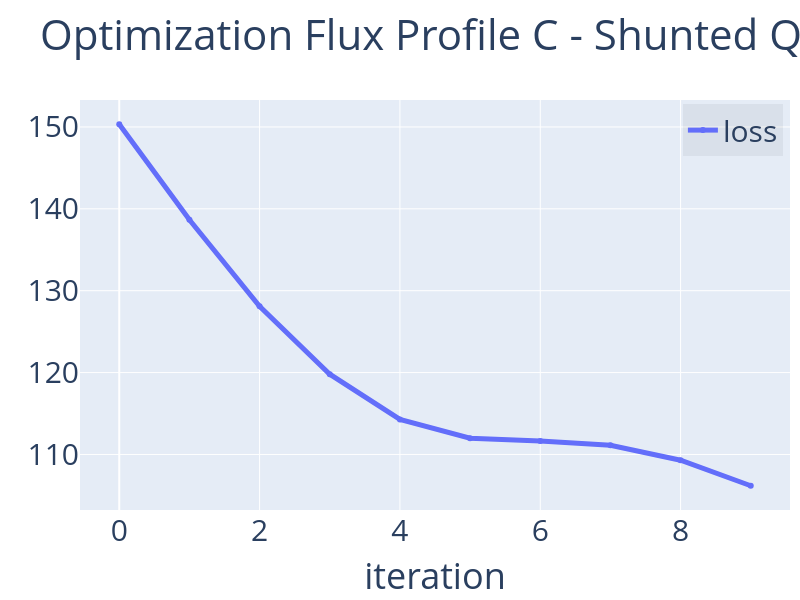

This figure's notebook cell:
### Code cell
plotCompare(dLogs.index,dLogs[['loss']],'Optimization Flux Profile C - Shunted Qubit','iteration',export='pdf',size=(600,800)) 
# plot loss vs. iterations

### Figure 1 — Plotly figure (JSON) as saved in the notebook; plotly's stock layout.template omitted (floating-point values rounded to 4 significant figures)
{"data": [{"line": {"width": 5}, "name": "loss", "type": "scatter", "x": [0, 1, 2, 3, 4, 5, 6, 7, 8, 9], "y": [150.3, 138.7, 128.1, 119.8, 114.3, 112.0, 111.7, 111.1, 109.3, 106.2]}], "layout": {"font": {"size": 30}, "height": 600, "legend": {"bgcolor": "rgba(0,0,0,.05)", "x": 0.99, "xanchor": "right", "y": 0.99, "yanchor": "top"}, "margin": {"r": 10, "t": 100}, "showlegend": true, "title": {"text": "Optimization Flux Profile C - Shunted Qubit"}, "width": 800, "xaxis": {"title": {"text": "iteration"}}}}
